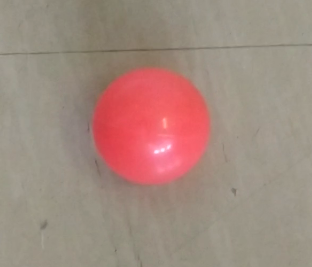
#> input picture projekt1/circle.png, 312 x 267 px, given in place of saw1.jpg, which was not available
$ python proj3.py   (Python 2 division)
#> lines starting #> are read from the running program, lines starting #| are printed output that depends on the picture; pictures that were not available may be replaced by others from this repository, and a replacement may not be noted
import cv2 as cv
import numpy as np
from matplotlib import pyplot as plt

cap = cv.VideoCapture('sawmovie.mp4')
frame_width = int(cap.get(3))
frame_height = int(cap.get(4))
MIN_MATCH_COUNT = 10

gray1 = cv.imread('saw1.jpg', cv.IMREAD_GRAYSCALE)# queryImage
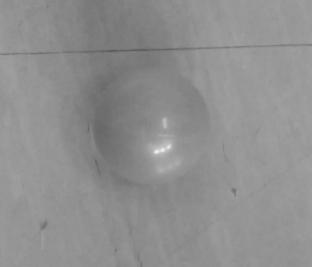
#> gray1: shape (267, 312); min 94, max 238, mean 143.1
img1 = cv.imread('saw1.jpg')
#> img1 is the input picture: shape (267, 312, 3); mean B, G, R 126.7, 137.3, 162.4

# Initiate video writer
#fourcc = cv.VideoWriter_fourcc(*'mp4v')
#out = cv.VideoWriter('output.avi', fourcc, 20.0, (frame_width,frame_height))


while(1):
    _, frame = cap.read()
    if frame is None:
        break
    gray2 = cv.cvtColor(frame, cv.COLOR_BGR2GRAY) # trainImage

    # Initiate SIFT detector
    sift = cv.SIFT_create()
    # find the keypoints and descriptors with SIFT
    kp1, des1 = sift.detectAndCompute(gray1,None)
#> kp1 = 13 keypoints; strongest (x, y, size): (156, 152, 3), (161, 149, 11.2), (162, 150, 2.7), (169, 147, 3)
    kp2, des2 = sift.detectAndCompute(gray2,None)
#> kp2 = 13 keypoints; strongest (x, y, size): (156, 152, 3), (161, 149, 11.1), (163, 150, 2.8), (169, 147, 3)
    FLANN_INDEX_KDTREE = 1
    index_params = dict(algorithm = FLANN_INDEX_KDTREE, trees = 5)
    search_params = dict(checks = 50)
    flann = cv.FlannBasedMatcher(index_params, search_params)
    matches = flann.knnMatch(des1,des2,k=2)
#> matches = 13 matches
    # store all the good matches as per Lowe's ratio test.
    good = []
    for m,n in matches:
        if m.distance < 0.7*n.distance:
            good.append(m)
#> this loop made 13 passes
#> after the loop, good = 13 matches

    if len(good)>MIN_MATCH_COUNT:
        src_pts = np.float32([ kp1[m.queryIdx].pt for m in good ]).reshape(-1,1,2)
#> src_pts = 13 rows, first 8: [43.82, 225.4], [43.82, 225.4], [43.82, 225.4], [104.6, 127.8], [156.2, 151.6], [156.2, 151.6], [161, 149.4], [162.5, 149.9]
        dst_pts = np.float32([ kp2[m.trainIdx].pt for m in good ]).reshape(-1,1,2)
#> dst_pts = 13 rows, first 8: [43.79, 225.4], [43.79, 225.4], [43.79, 225.4], [104.6, 127.8], [156.2, 151.6], [156.2, 151.6], [160.9, 149.4], [162.5, 149.8]
        M, mask = cv.findHomography(src_pts, dst_pts, cv.RANSAC,5.0)
#> M = [[1, 0.000276, -0.0254], [-0.00157, 1, 0.00986], [-5.86e-06, 7.89e-06, 1]]; mask = [1, 1, 1, 1, 1, 1, 1, 1, 1, 1, 1, 1, 1]
        matchesMask = mask.ravel().tolist()
#> matchesMask = [1, 1, 1, 1, 1, 1, 1, 1, 1, 1, 1, 1, 1]
        h,w = gray1.shape
#> h = 267; w = 312
        pts = np.float32([ [0,0],[0,h-1],[w-1,h-1],[w-1,0] ]).reshape(-1,1,2)
#> pts = [[0, 0], [0, 266], [311, 266], [311, 0]]
        dst = cv.perspectiveTransform(pts,M)
#> dst = [[-0.0254, 0.00986], [0.0479, 266], [311, 266], [311.5, -0.479]]
        gray2 = cv.polylines(gray2,[np.int32(dst)],True,255,3, cv.LINE_AA)
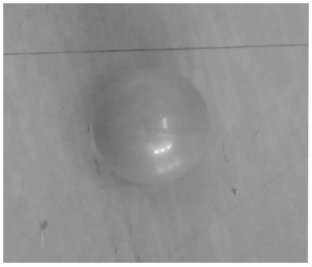
#> gray2: shape (267, 312); min 94, max 255, mean 148.8
    else:
        print( "Not enough matches are found - {}/{}".format(len(good), MIN_MATCH_COUNT) )
        matchesMask = None

    draw_params = dict(matchColor = (255,30,220), # draw matches in green color
                   singlePointColor = None,
                   matchesMask = matchesMask, # draw only inliers
                   flags = 2)
#> draw_params = 4 items
    img3 = cv.drawMatches(img1,kp1,frame,kp2,good,None,**draw_params)
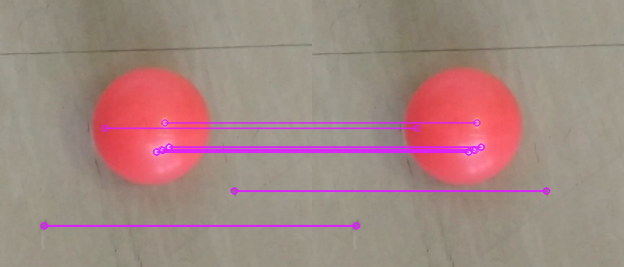
#> img3: shape (267, 624, 3); mean B, G, R 129.8, 134.7, 163.4
    img3 = cv.resize(img3, None, fx=0.5, fy=0.5)
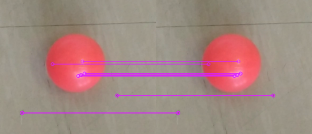
#> img3: shape (134, 312, 3); mean B, G, R 129.9, 134.9, 163.5
    #out.write(img3)
    #plt.imshow(img3, 'gray'),plt.show()
    #img3 = cv.resize(img3, None, fx=0.7, fy=0.7)
    cv.imshow('frame',img3)
    if cv.waitKey(2) & 0xFF == ord('q'):
#> (key q is pressed here)
        break

cap.release()
cv.destroyAllWindows()  # zamknięcie okna
